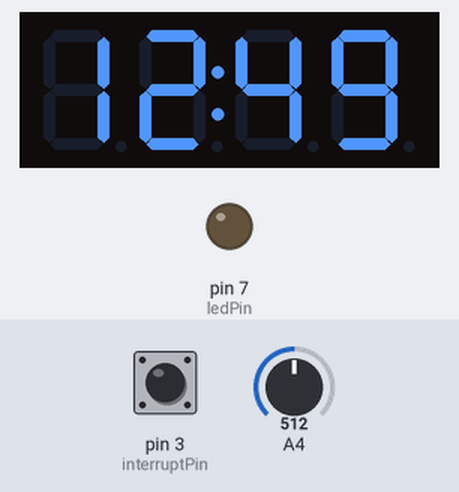
A sketch run on a simulated Arduino Uno, built with avr-gcc and run on an emulated ATmega328P. Parts: 4-digit seven-segment display, output pins drawn as LEDs (lit = HIGH). The inputs (shaded band) are chosen by the test bench; at power-on: pin 3 (interruptPin) HIGH, A4 = 512.

Above: at 1.3 s.
At 3.4 s:
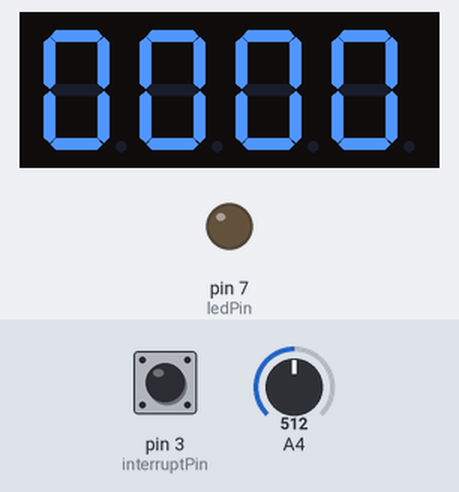
3.5 s: pin 3 (interruptPin) pulled LOW for 0.3 s
At 4.2 s:
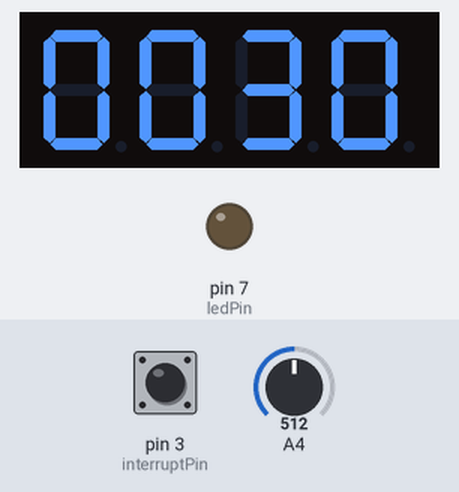
Timing chart, 0 to 6.5 s (numbered marks = the images above; inputs shaded):
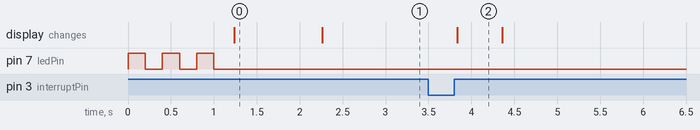

Measured:
- after the input at 3.5 s, the display: changes after 0.33 s (image 2)
- what the display in image 0 shows lasts 1.1 s, from 1.2 s to 2.3 s
- what the display in image 2 shows lasts 0.6 s, from 3.8 s to 4.4 s

The sketch:

rpm_meter.ino
```cpp
//#define F_CPU 8000000ul
#include "TM1637.h"

#define CLK 2//pins definitions for TM1637 and can be changed to other ports 2 1
#define DIO 1

#define ledPin 7

#define RPMMAX 9999
#define RPMMIN 0
#define RPMLIGHT 5000
TM1637 tm1637(CLK,DIO);

const byte interruptPin = 3;
volatile byte state = LOW;
volatile unsigned int rev=0;
int rpm=0;
int pre=1;

int val;
float volt;

void displayNumber(int num){
    tm1637.display(3, num % 10);
    tm1637.display(2, num / 10 % 10);
    tm1637.display(1, num / 100 % 10);
    tm1637.display(0, num / 1000 % 10);
}
void isr();


void setup() {
  CLKPR = (1<<CLKPCE);  // enable change of the clock prescaler
  CLKPR = (1<<CLKPS1)|(1<<CLKPS0);  // divide frequency by 2

  pinMode(ledPin,OUTPUT);
  for(int i=0;i<3;i++){
   digitalWrite(7,HIGH);
   delay(200);
   digitalWrite(7,LOW);
   delay(200);
  }

   tm1637.init();
   tm1637.set(7);//BRIGHT_T
   pinMode(interruptPin, INPUT_PULLUP);
   attachInterrupt(digitalPinToInterrupt(interruptPin), isr, RISING);

   int val=analogRead(A3);
   float volt=val*3*0.00488;
   int v1=(int)volt;
   float f2=volt-v1;
   int v2=f2*100;
   int a=12*100+v2;
   tm1637.point(POINT_ON);
   displayNumber(a);
   delay(1000);
   tm1637.point(POINT_OFF);
   displayNumber(0);
}

void loop() {
   delay(500);
   detachInterrupt(interruptPin);
   rpm=(((rev*2)*60)/4)/pre;
   rev=0;
   if(rpm>RPMMAX)
    rpm=RPMMAX;
   if(rpm<RPMMIN)
    rpm=0;
   displayNumber(rpm);
   if(rpm>=RPMLIGHT){
    digitalWrite(ledPin,HIGH);
   }
   else{
    digitalWrite(ledPin,LOW);
   }

    if(analogRead(A4)<400)
    pre=2;
    else if(analogRead(A4)<800)
    pre=1;
    else
    pre=4;

   attachInterrupt(digitalPinToInterrupt(interruptPin), isr, RISING);
}
void isr() {
   rev++;
}
```
